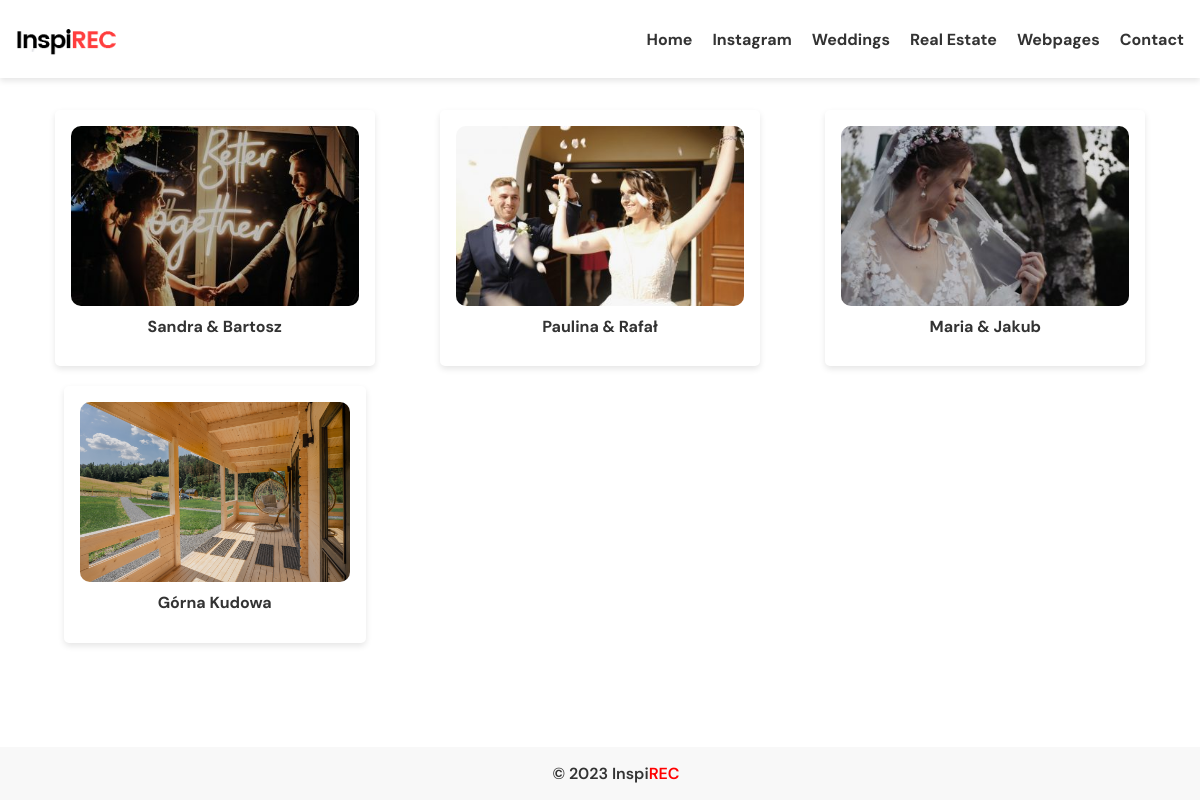
/, run on an earlier commit of the app's database.
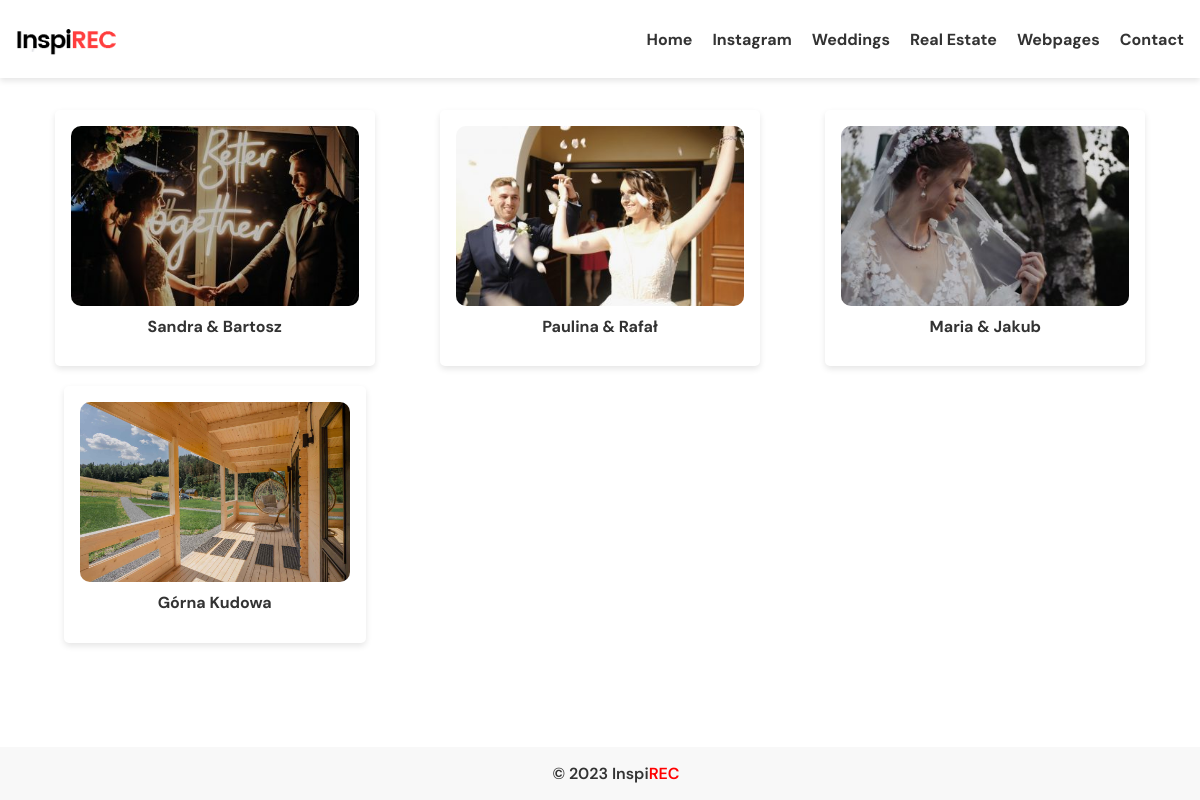
And on a later commit of the database.
### blog/models.py (models this page shows, shortened)
class MenuItem(models.Model):
    title = models.CharField(max_length=100)
    page = models.ForeignKey('Page', on_delete=models.CASCADE, blank=True, null=True)
    url = models.CharField(max_length=200, blank=True)
    order = models.PositiveIntegerField(default=0)
    show_in_menu = models.BooleanField(default=True)
    def get_link(self):
        if self.page:
            return self.page.get_absolute_url()
        else:
            return self.url

class Article(models.Model):
    title = models.CharField(max_length=200)
    slug = models.SlugField(unique=True, default='', editable=False)
    image = models.ImageField(upload_to='article_images/', default='default-article-image.jpg')
    content = models.TextField(blank=True, null=True)
    youtube_link = models.CharField(max_length=200, blank=True)
    instagram_link = models.CharField(max_length=200, blank=True)
    show_on_home = models.BooleanField(default=False)
    created_at = models.DateTimeField(default=timezone.now)
    updated_at = models.DateTimeField(auto_now=True)
    gallery = models.ForeignKey(Gallery, on_delete=models.SET_NULL, null=True, blank=True)
    ARTICLE_TYPE_CHOICES = (
        ('standard', 'Standard Article'),
        ('real_estate', 'Real Estate Gallery'),
    )
    article_type = models.CharField(
        max_length=20,
        choices=ARTICLE_TYPE_CHOICES,
        default='standard',
    )

### blog/views.py (the view)
# urls.py: path('', views.home, name='home'),
def home(request):
    articles = Article.objects.filter(show_on_home=True)
    menu_items = MenuItem.objects.filter(show_in_menu=True).order_by('order')
    context = {
        'articles': articles,
        'menu_items': menu_items,
    }
    return render(request, 'home.html', context)

### blog/models.py (called while the page is built)
    def get_absolute_url(self):
        return reverse('page_detail', args=[self.slug])

### blog/templates/home.html
{% extends 'base.html' %}
{% block content %}
<div class="container">
    <div class="article-list">
        {% for article in articles %}
        <div class="article">
            <div class="article-image">
                <a href="{% url 'article_detail' slug=article.slug %}">
                    <img src="{{ article.image.url }}" alt="{{ article.title }}">
                </a>
            </div>
            <h2 class="article-title">{{ article.title }}</h2>
        </div>
        {% endfor %}
    </div>
</div>
{% endblock %}

### blog/templates/base.html (shortened to what this page needs)
{% load static %}
<!DOCTYPE html>
<html lang="en">
<head>
    <link rel="stylesheet" href="{% static 'styles.css' %}">
</head>
<body>
    <header>
        <div class="logo">
            <a href="{% url 'home' %}">
                <img src="{% static 'images/logo.png' %}" alt="Logo">
            </a>
        </div>
        <nav class="menu">
            <ul>
                <li><a href="{% url 'home' %}">Home</a></li>
                {% for item in menu_items %}
                    <li><a href="{{ item.get_link }}">{{ item.title }}</a></li>
                {% endfor %}
            </ul>
        </nav>
    </header>
    <main>
        {% block content %}
        {% endblock %}
    </main>
    <footer>
        <div class="footer-content">
        &copy; {% now "Y" %} Inspi<span class="highlight">REC</span>
    </div>
    </footer>
</body>
</html>

### static/styles.css (style rules this page uses)
body { font-family: 'DM Sans', sans-serif; font-size: 16px; font-weight: 600; color: #333; margin: 0; padding: 0; overflow-x: hidden; }
header { background-color: #fff; color: #000; box-shadow: 0px 3px 6px rgba(0, 0, 0, 0.1); padding: 1rem; max-width: 1200px; margin: 0 auto; display: flex; justify-content: space-between; align-items: center; }
.menu { font-family: 'DM Sans', sans-serif; font-size: 16px; font-weight: 600; font-size: 16px; }
.menu ul { list-style: none; padding: 0; margin: 0; display: flex; }
.menu li { margin-left: 20px; }
.menu a { text-decoration: none; color: #333; font-weight: bold; }
.logo img { max-width: 100px; height: auto; display: block; margin: 0 auto; }
.container { margin: 0 auto; padding: 2rem; max-width: 1200px; box-sizing: border-box; }
.article-list { display: grid; gap: 20px; max-width: 1200px; margin: auto; justify-content: center; }
@media (min-width: 916px) { .article-list { grid-template-columns: repeat(3, minmax(0, 1fr)); } }
.article { border: none; border-radius: 5px; padding: 1rem; max-width: 100%; margin: auto; background-color: #fff; transition: transform 0.3s; cursor: pointer; box-shadow: 0px 3px 6px rgba(0, 0, 0, 0.1); }
.article-image { position: relative; overflow: hidden; height: 180px; border-radius: 10px; }
.article-image img { width: 100%; height: 100%; object-fit: contain; max-width: 100%; }
.article-title { text-align: center; margin-top: 10px; font-size: 16px; }
.highlight { color: red; }
footer { position: fixed; bottom: 0; background-color: #f8f8f8; padding: 1rem; text-align: center; width: 100%; }
main { margin-bottom: 2rem; }

What changed in the data, as far as the page shows it:
changed Article "Górna Kudowa": image: a different picture
